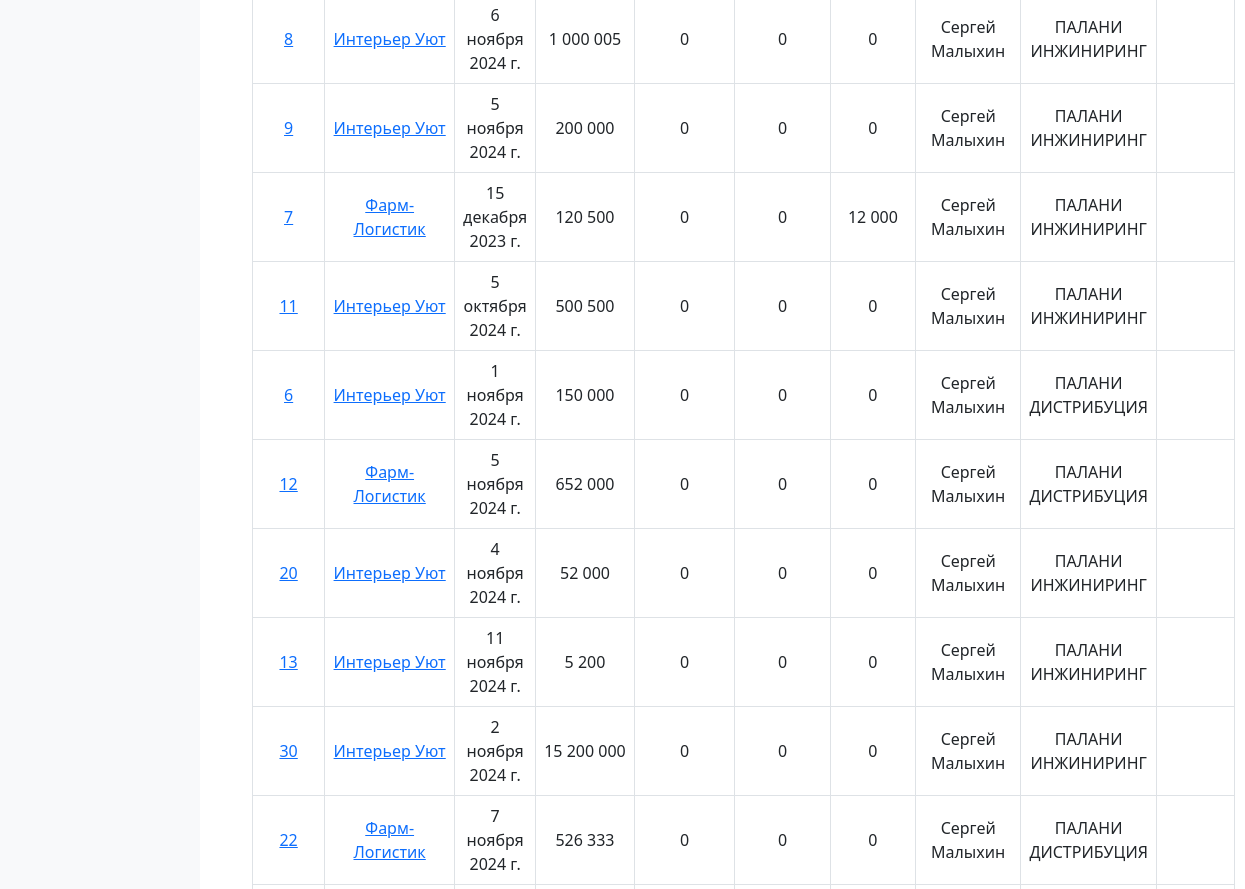
Page /erp_main/invoices_list/ (signed in, middle part) on the earlier database version.
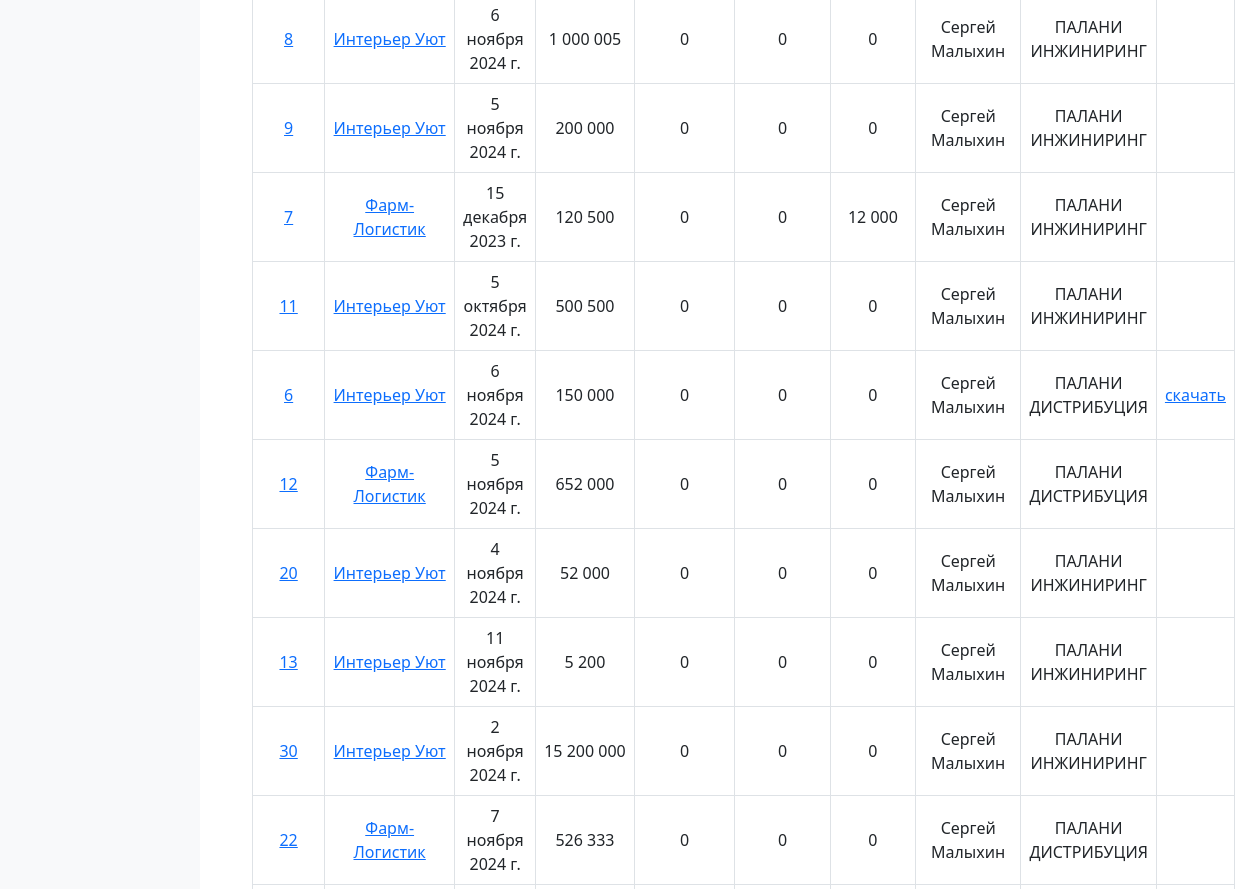
Same page on the later database version.
### erp_main/models.py (models this page shows, shortened)
class Invoice(models.Model):
    number = models.CharField(max_length=5, blank=True, null=True)
    organization = models.ForeignKey(Organization, related_name='organization', on_delete=models.CASCADE)
    date = models.DateField()
    amount = models.IntegerField(default=0)
    payed_amount = models.IntegerField(default=0)
    shipping_amount = models.IntegerField(default=0)
    montage_amount = models.IntegerField(default=0)
    legal_entity = models.ForeignKey(LegalEntity, related_name='legal_entity', on_delete=models.CASCADE)
    invoice_file = models.FileField(upload_to='invoices/', blank=True, null=True)
    year = models.PositiveIntegerField(editable=False)
    class Meta:
        constraints = [
            models.UniqueConstraint(fields=['number', 'legal_entity', 'year'], name='unique_field_combination')
        ]

class Organization(models.Model):
    FOOTING_CHOICES = (
        ('ustav', 'устава'),
        ('attorney', 'доверенности')
    )
    KIND_CHOICES = (
        ('ooo', 'ООО'),
        ('ao', 'АО'),
        ('zao', 'ЗАО'),
        ('ip', 'ИП'),
    )
    kind = models.CharField(max_length=100, blank=True, null=True, choices=KIND_CHOICES)
    phone_number = models.CharField(max_length=15, blank=True, null=True)
    name_fl = models.CharField(max_length=15, blank=True, null=True)
    user = models.ForeignKey(User, related_name='organizations', on_delete=models.CASCADE)
    ceo_footing = models.CharField(max_length=30, choices=FOOTING_CHOICES)
    name = models.CharField(max_length=100, blank=True, null=True)
    inn = models.CharField(max_length=15, blank=True, null=True)
    ogrn = models.CharField(max_length=15, blank=True, null=True)
    kpp = models.CharField(max_length=15, blank=True, null=True)
    r_s = models.CharField(max_length=25, blank=True, null=True)
    bank = models.CharField(max_length=300, blank=True, null=True)
    bik = models.CharField(max_length=10, blank=True, null=True)
    k_s = models.CharField(max_length=25, blank=True, null=True)
    address = models.CharField(max_length=150, blank=True, null=True)
    email = models.EmailField(blank=True, null=True)
    ceo_title = models.CharField(max_length=30, blank=True, null=True)
    ceo_name = models.CharField(max_length=150, blank=True, null=True)
    contracts = models.FileField(upload_to='contracts/', blank=True, null=True)
    class Meta:
        verbose_name_plural = 'Организации'

class LegalEntity(models.Model):
    name = models.CharField(max_length=255)
    inn = models.CharField(max_length=12, unique=True)
    ogrn = models.CharField(max_length=15, unique=True)
    kpp = models.CharField(max_length=9)
    r_s = models.CharField(max_length=20)
    bank = models.CharField(max_length=255)
    bik = models.CharField(max_length=9)
    k_s = models.CharField(max_length=20)
    address = models.CharField(max_length=255)
    email = models.EmailField()
    ceo_title = models.CharField(max_length=100)
    ceo_name = models.CharField(max_length=255)
    def __str__(self):
        return self.name
    class Meta:
        verbose_name_plural = 'Юридические лица'

### erp_main/views.py (the view)
# urls.py: path('invoices_list/', views.invoices_list, name='invoices_list'),
@login_required(login_url='login')
def invoices_list(request):
    search_query = request.GET.get('search', '')
    selected_legal_entity_id = request.GET.get('legal_entity', None)
    if request.user.is_staff:
        invoices = Invoice.objects.all()
    else:
        invoices = Invoice.objects.filter(user=request.user)()
    if search_query:
        invoices = invoices.filter(number__icontains=search_query) | invoices.filter(
            organization__name__icontains=search_query)
    if selected_legal_entity_id:
        invoices = invoices.filter(legal_entity_id=selected_legal_entity_id)
    legal_entities = LegalEntity.objects.all()
    return render(request, 'invoices_list.html', {
        'invoices': invoices,
        'legal_entities': legal_entities,
        'selected_legal_entity_id': selected_legal_entity_id,
    })

### erp_main/templates/invoices_list.html (shortened to what this page needs)
{% extends 'base.html' %}
{% load humanize %}
{% block content %}
<div class="container mt-4">
    <table class="table table-bordered">
        <tbody>
            {% for invoice in invoices %}
            <tr>
                <td style="padding: 8px; text-align: center; vertical-align: middle;">
                    <a href="{% url 'invoice_detail' invoice.id %}">{{ invoice.number }}</a></td>
                <td style="padding: 8px; text-align: center; vertical-align: middle;">
                    <a href="{% url 'organization_detail' invoice.organization.id %}">{{ invoice.organization.name }}</a></td>
                <td style="padding: 8px; text-align: center; vertical-align: middle;">{{ invoice.date }}</td>
                <td style="padding: 8px; text-align: center; vertical-align: middle;">{{ invoice.amount|intcomma }}</td>
                <td style="padding: 8px; text-align: center; vertical-align: middle;">{{ invoice.payed_amount|intcomma }}</td>
                <td style="padding: 8px; text-align: center; vertical-align: middle;">{{ invoice.shipping_amount|intcomma }}</td>
                <td style="padding: 8px; text-align: center; vertical-align: middle;">{{ invoice.montage_amount|intcomma }}</td>
                <td style="padding: 8px; text-align: center; vertical-align: middle;">{{ invoice.organization.user.get_full_name }}</td>
                <td style="padding: 8px; text-align: center; vertical-align: middle;">{{ invoice.legal_entity }}</td>
                {% if invoice.invoice_file%}
                    <td style="padding: 8px; text-align: center; vertical-align: middle;"><a href="{{ invoice.invoice_file.url }}" target="_blank">скачать</a></td>
                {% else %}
                    <td style="padding: 8px; text-align: center; vertical-align: middle;"> </td>
                {% endif %}
            </tr>
            {% empty %}
            <tr>
                <td colspan="8" class="text-center">Нет данных для отображения</td>
            </tr>
            {% endfor %}
        </tbody>
    </table>
</div>
{% endblock %}

Differences in the rows shown:
changed Invoice (number 5 of 11 on the later page): date "1 ноября 2024 г." → "6 ноября 2024 г."; now shows "скачать"
